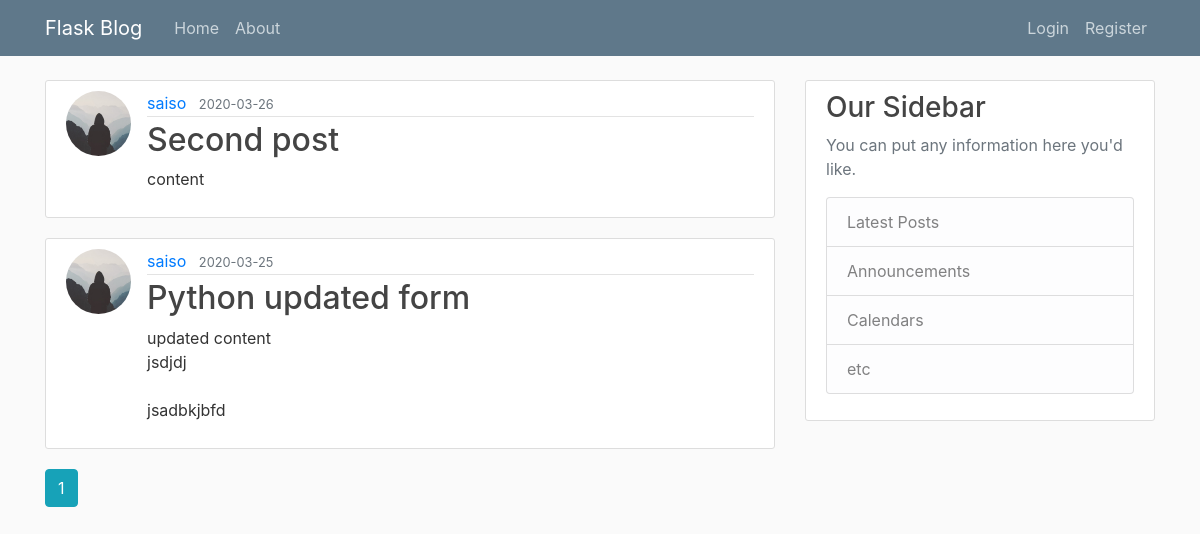
The app's page /home, older data.
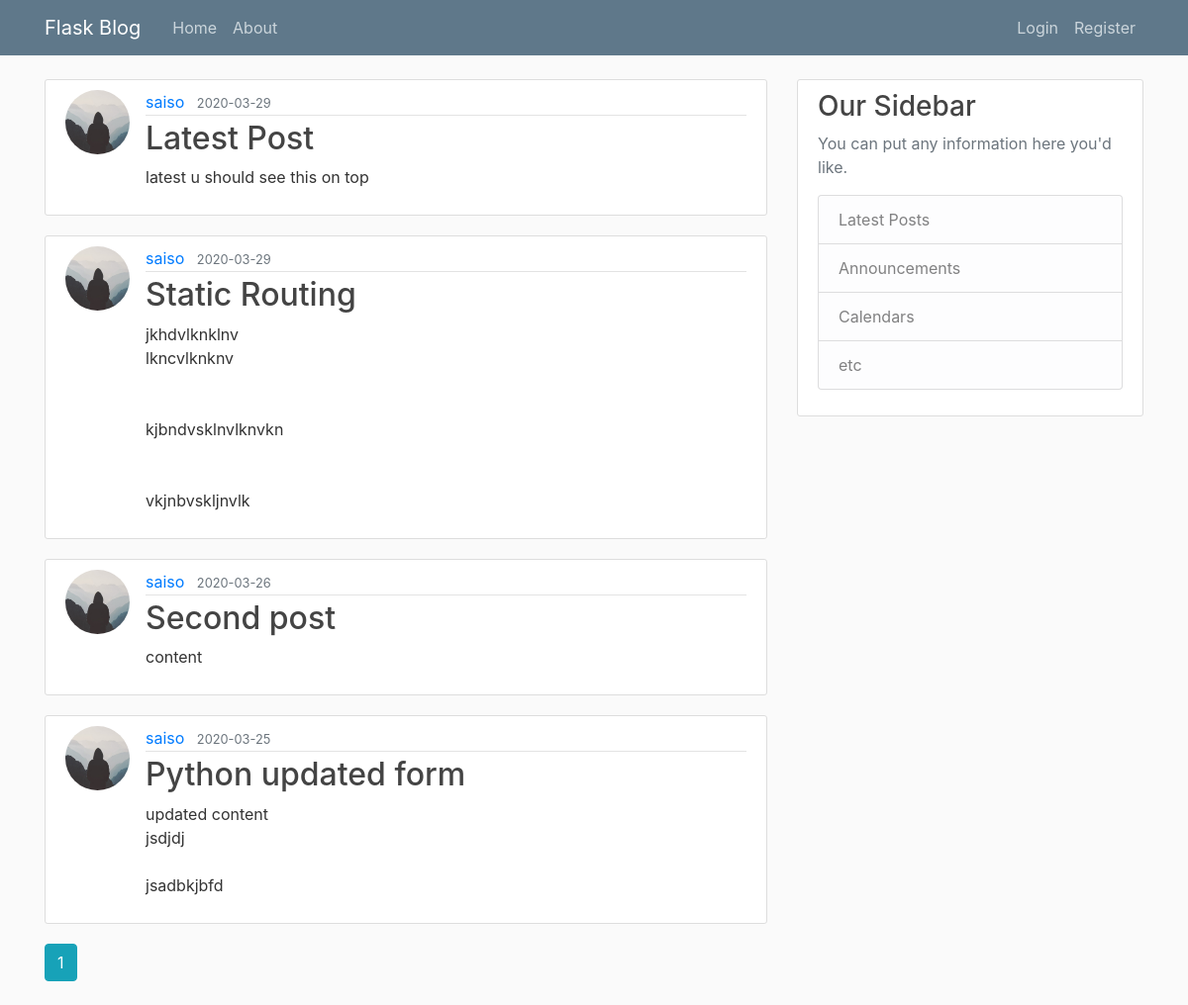
The same page, newer data.
### flaskblog/models.py (models this page shows, shortened)
class Post(db.Model):
    id = db.Column(db.Integer, primary_key=True)
    title = db.Column(db.String(100), nullable=False)
    date_posted = db.Column(db.DateTime, nullable=False, default=datetime.utcnow)
    content = db.Column(db.Text, nullable=False)
    user_id = db.Column(db.Integer, db.ForeignKey('user.id'), nullable=False)

class User(db.Model, UserMixin):
    id = db.Column(db.Integer, primary_key=True)
    username = db.Column(db.String(20), unique=True, nullable=False)
    email = db.Column(db.String(120), unique=True, nullable=False)
    image_file = db.Column(db.String(20), nullable=False, default='default.jpg')
    password = db.Column(db.String(60), nullable=False)
    posts = db.relationship('Post', backref='author', lazy=True)

### flaskblog/main/routes.py (the view)
@main.route("/")
@main.route("/home")
def home():
    page = request.args.get('page', 1, type=int)
    posts = Post.query.order_by(Post.date_posted.desc()).paginate(page=page, per_page=5)
    return render_template('home.html', posts=posts)

### flaskblog/templates/home.html
{% extends "layout.html" %}
{% block content %}
    {% for post in posts.items %}
        <article class="media content-section">
          <img class="rounded-circle article-img" src="{{ url_for('static', filename='profile_pics/' + post.author.image_file) }}">
          <div class="media-body">
            <div class="article-metadata">
              <a class="mr-2" href="{{ url_for('users.user_posts', username=post.author.username) }}">{{ post.author.username }}</a>
              <small class="text-muted">{{ post.date_posted.strftime('%Y-%m-%d') }}</small>
            </div>
            <h2><a class="article-title" href="{{ url_for('posts.post', post_id=post.id) }}">{{ post.title }}</a></h2>
            <p class="article-content">{{ post.content }}</p>
          </div>
        </article>
    {% endfor %}
    {% for page_num in posts.iter_pages(left_edge=1, right_edge=1, left_current=1, right_current=2) %}
      {% if page_num %}
        {% if posts.page == page_num %}
          <a class="btn btn-info mb-4" href="{{ url_for('main.home', page=page_num) }}">{{ page_num }}</a>
        {% else %}
          <a class="btn btn-outline-info mb-4" href="{{ url_for('main.home', page=page_num) }}">{{ page_num }}</a>
        {% endif %}
      {% else %}
        ...
      {% endif %}
    {% endfor %}
{% endblock content %}

Row changes from the older to the newer data that the page shows:
added Post: image_file (placeholder picture), author.username "saiso", date_posted "2020-03-29", title "Latest Post", content "latest u should see this on top"
added Post: image_file (placeholder picture), author.username "saiso", date_posted "2020-03-29", title "Static Routing", content "jkhdvlknklnv lkncvlknknv kjbndvsklnvlknvkn vkjnbvskljnvlk"
